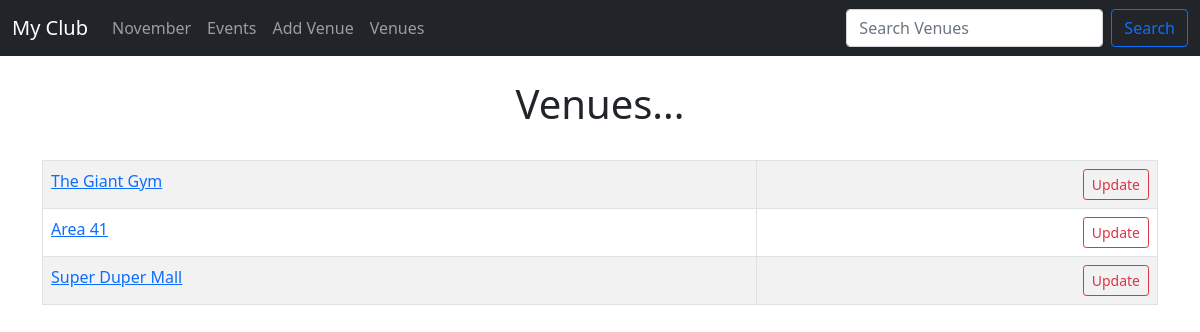
Page /list_venues on the earlier database version.
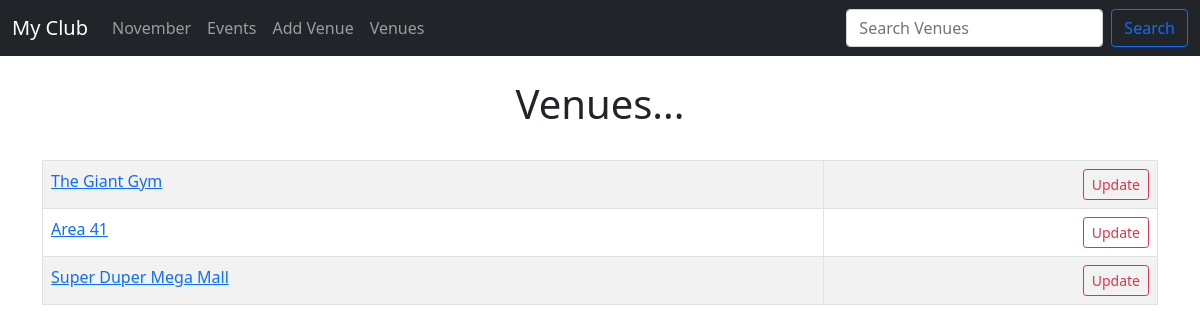
Same page on the later database version.
### events/models.py (models this page shows)
class Venue(models.Model):
    name = models.CharField('Venue Name', max_length=120)
    address = models.CharField(max_length=300)
    zipCode = models.CharField('Zip Code', max_length=15)
    phone = models.CharField('Phone Number', max_length=25, blank=True)
    web = models.URLField('Website Address', blank=True)
    email = models.EmailField('Email Address', blank=True)
    def __str__(self):
        return self.name

### events/views.py (the view)
# urls.py: path('list_venues', views.list_venues, name='list-venues'),
def list_venues(request):
    venueList = Venue.objects.all()
    return render(request, 'events/venue.html', {'venueList': venueList})

### events/templates/events/venue.html
{% extends 'events/base.html' %}
{% block content %}
    <center>
    <h1>Venues...</h1>
<br/>
<table class="table table-striped table-hover table-bordered">
    {% for venue in venueList %}
        <tr>
            <td>
                <a href="{% url 'show-venue' venue.id %}">{{ venue }}</a>
            </td>
            <td align="right">
                <a href="{% url 'update-venue' venue.id %}" class="btn btn-outline-danger btn-sm">Update</a>
            </td>
        </tr>
    {% endfor %}
</table>
    </center>
{% endblock %}

Differences in the rows shown:
changed Venue: name "Super Duper Mall" → "Super Duper Mega Mall"
